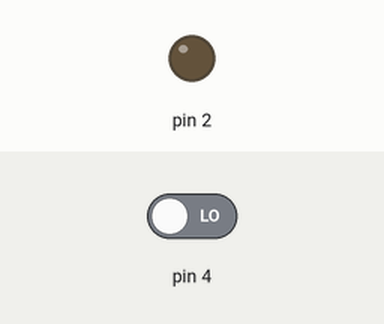
The sketch below on a simulated Arduino Uno, built with avr-gcc and run on an emulated ATmega328P. On the bench: output pins drawn as LEDs (lit = HIGH). Inputs (shaded band) come from the test bench; at power-on: pin 4 LOW.

Above: at 1.2 s.
1.3 s: pin 4 driven HIGH
At 2.5 s:
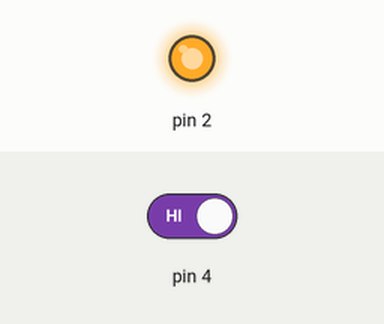
2.8 s: pin 4 driven LOW
At 3.6 s:
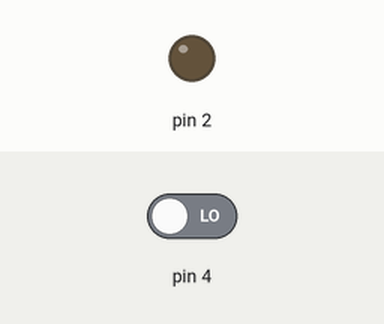
Timing chart, 0 to 5.8 s (numbered marks = the images above; inputs shaded):
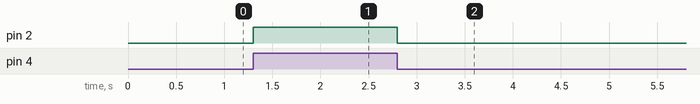

The sketch:

P3_LedPolsador.ino
```cpp
/*******************************************************************************
**                                                                            **
**                            TITOL: P3 LED POLSADOR                                  **
**                                                                            **
**                                                                            **
**  NOM: CARLOS RODRIGUEZ                                   DATA: 01/12/2016  **
*******************************************************************************/
//**********************************INCLUDE*************************************


//*********************************VARIABLES************************************


//***********************************SETUP**************************************
void setup () {
  pinMode (2, OUTPUT);
  pinMode (4, INPUT);
}


//************************************LOOP**************************************
void loop () {
  if (digitalRead (4)) {
  digitalWrite (2, HIGH);
  } else {
  digitalWrite (2, LOW);
  }
}

//**********************************FUNCIONS************************************
```

Measured:
- after the input at 1.3 s, pin 2: LOW → HIGH at once
- after the input at 2.8 s, pin 2: HIGH → LOW at once
